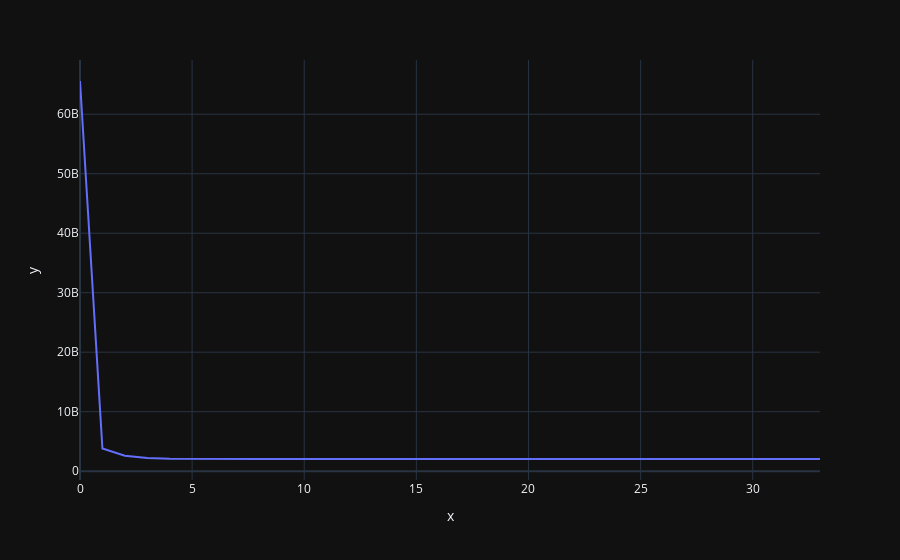

Notebook source saved alongside this figure:
### Code cell
model.fit_data(learning_rate=1, iterations=100)

### Figure 1 — Plotly figure (JSON) as saved in the notebook; plotly's stock layout.template omitted (floating-point values rounded to 4 significant figures)
{"data": [{"hovertemplate": "x=%{x}<br>y=%{y}<extra></extra>", "legendgroup": "", "line": {"color": "#636efa", "dash": "solid"}, "marker": {"symbol": "circle"}, "mode": "lines", "name": "", "orientation": "v", "showlegend": false, "type": "scatter", "x": [0, 1, 2, 3, 4, 5, 6, 7, 8, 9, 10, 11, 12, 13, 14, 15, 16, 17, 18, 19, 20, 21, 22, 23, 24, 25, 26, 27, 28, 29, 30, 31, 32, 33], "xaxis": "x", "y": [65590000000.0, 3802000000.0, 2595000000.0, 2216000000.0, 2097000000.0, 2060000000.0, 2049000000.0, 2045000000.0, 2044000000.0, 2043000000.0, 2043000000.0, 2043000000.0, 2043000000.0, 2043000000.0, 2043000000.0, 2043000000.0, 2043000000.0, 2043000000.0, 2043000000.0, 2043000000.0, 2043000000.0, 2043000000.0, 2043000000.0, 2043000000.0, 2043000000.0, 2043000000.0, 2043000000.0, 2043000000.0, 2043000000.0, 2043000000.0, 2043000000.0, 2043000000.0, 2043000000.0, 2043000000.0], "yaxis": "y"}], "layout": {"legend": {"tracegroupgap": 0}, "margin": {"t": 60}, "xaxis": {"anchor": "y", "domain": [0, 1], "title": {"text": "x"}}, "yaxis": {"anchor": "x", "domain": [0, 1], "title": {"text": "y"}}}}
